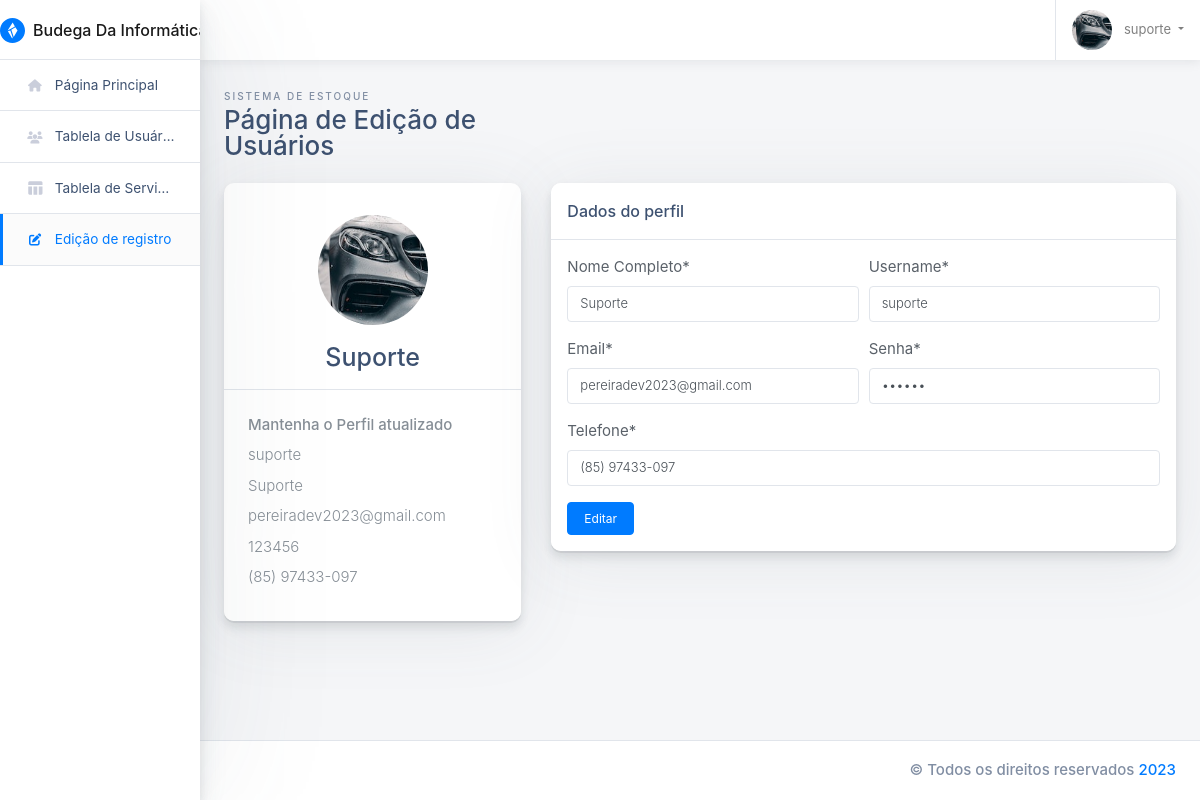
The page /user-profile-lite.php?id=1 (signed in) on the database its author committed.
### tables this page shows
CREATE TABLE `tbusers` (
  `idUser` int(100) NOT NULL,
  `nameUser` varchar(100) NOT NULL,
  `username` varchar(100) NOT NULL,
  `telUser` varchar(100) NOT NULL,
  `emailUser` varchar(100) NOT NULL,
  `passUser` varchar(100) NOT NULL
);

### user-profile-lite.php (the view, shortened to what this page needs)
<!doctype html>
<html class="no-js h-100" lang="pt-br">
  <head>
    <link href="https://use.fontawesome.com/releases/v5.0.6/css/all.css" rel="stylesheet">
    <link rel="stylesheet" href="https://stackpath.bootstrapcdn.com/bootstrap/4.1.3/css/bootstrap.min.css">
    <link rel="stylesheet" id="main-stylesheet" data-version="1.1.0" href="styles/shards-dashboards.1.1.0.min.css">
    <link rel="stylesheet" href="styles/extras.1.1.0.min.css">
  </head>
  <body class="h-100">
    <div class="container-fluid">
    <?php
        include_once('config/conexao.php');
        $id = filter_input(INPUT_GET,'id',FILTER_DEFAULT);
        $select = "SELECT * FROM tbusers WHERE idUser=:id";
        try{
            $resultado = $conect->prepare($select);
            $resultado->bindParam(':id',$id, PDO::PARAM_INT);
            $resultado->execute();
            $cont = $resultado->rowCount();
            if($cont > 0){
                while($show = $resultado->FETCH(PDO::FETCH_OBJ)){
                    $nomeUp = $show->nameUser;
                    $username = $show->username;
                    $emailUp = $show->emailUser;
                    $passUp = $show->passUser;
                    $telUp = $show->telUser;
                }
            }else{
                echo '<h5>Ops!</h5>
                não foi possível editar este perfil !!!';
            }
        }catch (PDOException $e){
            echo"<strong> ERRO DE SELECT NO PDO = </strong>". $e->getMessage();
          }
        ?>
      <div class="row">
        <aside class="main-sidebar col-12 col-md-3 col-lg-2 px-0">
          <div class="main-navbar">
            <nav class="navbar align-items-stretch navbar-light bg-white flex-md-nowrap border-bottom p-0">
              <a class="navbar-brand w-100 mr-0" href="#" style="line-height: 25px;">
                <div class="d-table m-auto">
                  <img id="main-logo" class="d-inline-block align-top mr-1" style="max-width: 25px;" src="images/shards-dashboards-logo.svg" alt="Shards Dashboard">
                  <span class="d-none d-md-inline ml-1">Budega Da Informática</span>
                </div>
              </a>
            </nav>
          </div>
          <div class="nav-wrapper">
            <ul class="nav flex-column">
              <li class="nav-item">
                <a class="nav-link " href="home.php">
                  <i class="fa-sharp fa-solid fa-house"></i>
                  <span>Página Principal</span>
                </a>
              </li>
              <li class="nav-item">
                <a class="nav-link " href="users.php">
                <i class="fa-sharp fa-solid fa-users"></i>
                  <span>Tablela de Usuários</span>
                </a>
              </li>
              <li class="nav-item">
                <a class="nav-link " href="tables.php">
                  <i class="material-icons">table_chart</i>
                  <span>Tablela de Serviços</span>
                </a>
              </li>
              <li class="nav-item">
                <a class="nav-link active" href="user-profile-lite.php">
                <i class="fa-sharp fa-solid fa-pen-to-square"></i>
                  <span>Edição de registro</span>
                </a>
              </li>
            </ul>
          </div>
        </aside>
        <main class="main-content col-lg-10 col-md-9 col-sm-12 p-0 offset-lg-2 offset-md-3">
          <div class="main-navbar sticky-top bg-white">
            <nav class="navbar align-items-stretch navbar-light flex-md-nowrap p-0">
              <div action="#" class="main-navbar__search w-100 d-none d-md-flex d-lg-flex">
              </div>
              <ul class="navbar-nav border-left flex-row ">
                <li class="nav-item dropdown">
                  <a class="nav-link dropdown-toggle text-nowrap px-3" data-toggle="dropdown" href="#" role="button" aria-haspopup="true" aria-expanded="false">
                    <img class="user-avatar rounded-circle mr-2" src="images/avatars/1.jpg" alt="User Avatar">
                    <span class="d-none d-md-inline-block"><?php echo $_SESSION['username'];?></span>
                  </a>
                </li>
              </ul>
            </nav>
          </div>
          <div class="main-content-container container-fluid px-4">
            <div class="page-header row no-gutters py-4">
              <div class="col-12 col-sm-4 text-center text-sm-left mb-0">
                <span class="text-uppercase page-subtitle">Sistema de estoque</span>
                <h3 class="page-title">Página de Edição de Usuários</h3>
              </div>
            </div>
            <div class="row">
              <div class="col-lg-4">
                <div class="card card-small mb-4 pt-3">
                  <div class="card-header border-bottom text-center">
                    <div class="mb-3 mx-auto">
                      <img class="rounded-circle" src="images/avatars/1.jpg" alt="User Avatar" width="110"> </div>
                    <h4 class="mb-0"><?php echo $nomeUp;?></h4>
                  </div>
                  <ul class="list-group list-group-flush">
                    <li class="list-group-item p-4">
                      <strong class="text-muted d-block mb-2">Mantenha o Perfil atualizado</strong>
                      <span class="text-muted d-block mb-2"><?php echo $username;?></span>
                      <span class="text-muted d-block mb-2"><?php echo $nomeUp;?></span>
                      <span class="text-muted d-block mb-2"><?php echo $emailUp;?></span>
                      <span class="text-muted d-block mb-2"><?php echo $passUp;?></span>
                      <span class="text-muted d-block mb-2"><?php echo $telUp;?></span>
                    </li>
                  </ul>
                </div>
              </div>
              <div class="col-lg-8">
                <div class="card card-small mb-4">
                  <div class="card-header border-bottom">
                    <h6 class="m-0">Dados do perfil</h6>
                  </div>
                  <ul class="list-group list-group-flush">
                    <li class="list-group-item p-3">
                      <div class="row">
                        <div class="col">
                          <form method="post" enctype="multipart/form-data">
                            <div class="form-row">
                              <div class="form-group col-md-6">
                                <label for="feFirstName">Nome Completo*</label>
                                <input type="text" name="nome" class="form-control" id="feFirstName" value="<?php echo $nomeUp?>">
                              </div>
                              <div class="form-group col-md-6">
                                <label for="feLastName">Username*</label>
                                <input type="text" name="username" class="form-control" id="feLastName" value="<?php echo $username?>">
                              </div>
                            </div>
                            <div class="form-row">
                              <div class="form-group col-md-6">
                                <label for="feEmailAddress">Email*</label>
                                <input type="email" name="email" class="form-control" id="feEmailAddress" value="<?php echo $emailUp?>"> </div>
                              <div class="form-group col-md-6">
                                <label for="fePassword">Senha*</label>
                                <input type="password" name="pass" class="form-control" id="fePassword" value="<?php echo $passUp?>">
                              </div>
                            </div>
                            <div class="form-group">
                              <label for="feInputAddress">Telefone*</label>
                              <input type="text" name="tel" class="form-control" onkeypress="$(this).mask('(00) 00000-0000')" id="feInputAddress" value="<?php echo $telUp?>">
                            </div>
                            <button type="submit" name="btnUp" class="btn btn-accent">Editar</button>
                          </form>
                        </div>
                      </div>
                    </li>
                  </ul>
                </div>
              </div>
            </div>
          </div>
          <footer class="main-footer d-flex p-2 px-3 bg-white border-top">
            <span class="copyright ml-auto my-auto mr-2">© Todos os direitos reservados
              <a href="https://designrevision.com" rel="nofollow">2023</a>
            </span>
          </footer>
        </main>
      </div>
    </div>
  </body>
</html>

### rows shown on the page
tbusers: nameUser "Suporte", username "suporte", emailUser "pereiradev2023@gmail.com", passUser "123456", telUser "(85) 97433-097", nome "Suporte", email "pereiradev2023@gmail.com", tel "(85) 97433-097"

### other values the page prints
$_SESSION['username'] "suporte"
